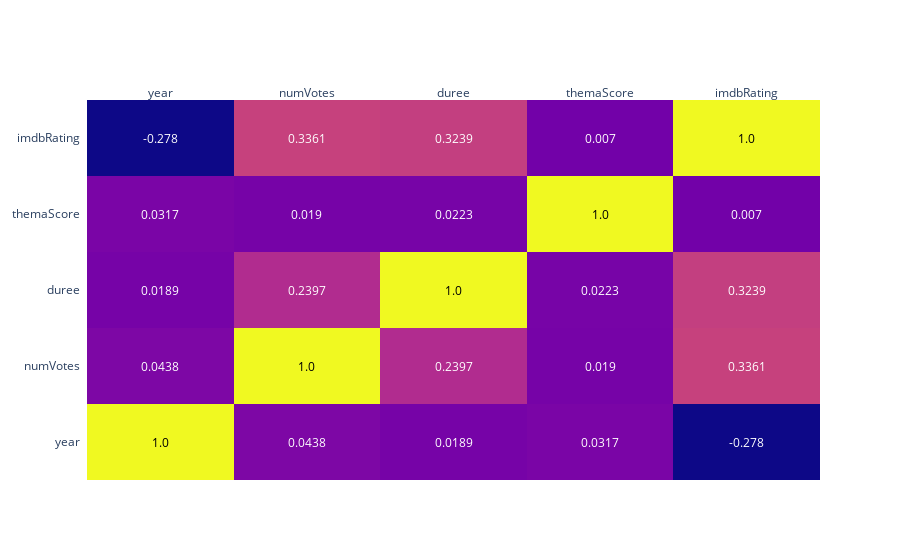

Notebook cell for this chart:
### Code cell
corr_matrix = round(dfnumVotes.corr(), 4)

fig = ff.create_annotated_heatmap(corr_matrix.values,
                                  x = corr_matrix.columns.values.tolist(),
                                  y = corr_matrix.index.values.tolist(),
                                  )

fig.show()

### Figure 1 — Plotly figure (JSON) as saved in the notebook; plotly's stock layout.template omitted (floating-point values rounded to 4 significant figures)
{"data": [{"colorscale": [[0, "#0d0887"], [0.1111, "#46039f"], [0.2222, "#7201a8"], [0.3333, "#9c179e"], [0.4444, "#bd3786"], [0.5556, "#d8576b"], [0.6667, "#ed7953"], [0.7778, "#fb9f3a"], [0.8889, "#fdca26"], [1, "#f0f921"]], "reversescale": false, "showscale": false, "type": "heatmap", "x": ["year", "numVotes", "duree", "themaScore", "imdbRating"], "y": ["year", "numVotes", "duree", "themaScore", "imdbRating"], "z": [[1, 0.0438, 0.0189, 0.0317, -0.278], [0.0438, 1, 0.2397, 0.019, 0.3361], [0.0189, 0.2397, 1, 0.0223, 0.3239], [0.0317, 0.019, 0.0223, 1, 0.007], [-0.278, 0.3361, 0.3239, 0.007, 1]]}], "layout": {"annotations": [{"font": {"color": "#000000"}, "showarrow": false, "text": "1.0", "x": "year", "xref": "x", "y": "year", "yref": "y"}, {"font": {"color": "#FFFFFF"}, "showarrow": false, "text": "0.0438", "x": "numVotes", "xref": "x", "y": "year", "yref": "y"}, {"font": {"color": "#FFFFFF"}, "showarrow": false, "text": "0.0189", "x": "duree", "xref": "x", "y": "year", "yref": "y"}, {"font": {"color": "#FFFFFF"}, "showarrow": false, "text": "0.0317", "x": "themaScore", "xref": "x", "y": "year", "yref": "y"}, {"font": {"color": "#FFFFFF"}, "showarrow": false, "text": "-0.278", "x": "imdbRating", "xref": "x", "y": "year", "yref": "y"}, {"font": {"color": "#FFFFFF"}, "showarrow": false, "text": "0.0438", "x": "year", "xref": "x", "y": "numVotes", "yref": "y"}, {"font": {"color": "#000000"}, "showarrow": false, "text": "1.0", "x": "numVotes", "xref": "x", "y": "numVotes", "yref": "y"}, {"font": {"color": "#FFFFFF"}, "showarrow": false, "text": "0.2397", "x": "duree", "xref": "x", "y": "numVotes", "yref": "y"}, {"font": {"color": "#FFFFFF"}, "showarrow": false, "text": "0.019", "x": "themaScore", "xref": "x", "y": "numVotes", "yref": "y"}, {"font": {"color": "#FFFFFF"}, "showarrow": false, "text": "0.3361", "x": "imdbRating", "xref": "x", "y": "numVotes", "yref": "y"}, {"font": {"color": "#FFFFFF"}, "showarrow": false, "text": "0.0189", "x": "year", "xref": "x", "y": "duree", "yref": "y"}, {"font": {"color": "#FFFFFF"}, "showarrow": false, "text": "0.2397", "x": "numVotes", "xref": "x", "y": "duree", "yref": "y"}, {"font": {"color": "#000000"}, "showarrow": false, "text": "1.0", "x": "duree", "xref": "x", "y": "duree", "yref": "y"}, {"font": {"color": "#FFFFFF"}, "showarrow": false, "text": "0.0223", "x": "themaScore", "xref": "x", "y": "duree", "yref": "y"}, {"font": {"color": "#FFFFFF"}, "showarrow": false, "text": "0.3239", "x": "imdbRating", "xref": "x", "y": "duree", "yref": "y"}, {"font": {"color": "#FFFFFF"}, "showarrow": false, "text": "0.0317", "x": "year", "xref": "x", "y": "themaScore", "yref": "y"}, {"font": {"color": "#FFFFFF"}, "showarrow": false, "text": "0.019", "x": "numVotes", "xref": "x", "y": "themaScore", "yref": "y"}, {"font": {"color": "#FFFFFF"}, "showarrow": false, "text": "0.0223", "x": "duree", "xref": "x", "y": "themaScore", "yref": "y"}, {"font": {"color": "#000000"}, "showarrow": false, "text": "1.0", "x": "themaScore", "xref": "x", "y": "themaScore", "yref": "y"}, {"font": {"color": "#FFFFFF"}, "showarrow": false, "text": "0.007", "x": "imdbRating", "xref": "x", "y": "themaScore", "yref": "y"}, {"font": {"color": "#FFFFFF"}, "showarrow": false, "text": "-0.278", "x": "year", "xref": "x", "y": "imdbRating", "yref": "y"}, {"font": {"color": "#FFFFFF"}, "showarrow": false, "text": "0.3361", "x": "numVotes", "xref": "x", "y": "imdbRating", "yref": "y"}, {"font": {"color": "#FFFFFF"}, "showarrow": false, "text": "0.3239", "x": "duree", "xref": "x", "y": "imdbRating", "yref": "y"}, {"font": {"color": "#FFFFFF"}, "showarrow": false, "text": "0.007", "x": "themaScore", "xref": "x", "y": "imdbRating", "yref": "y"}, {"font": {"color": "#000000"}, "showarrow": false, "text": "1.0", "x": "imdbRating", "xref": "x", "y": "imdbRating", "yref": "y"}], "xaxis": {"dtick": 1, "gridcolor": "rgb(0, 0, 0)", "side": "top", "ticks": ""}, "yaxis": {"dtick": 1, "ticks": "", "ticksuffix": "  "}}}
